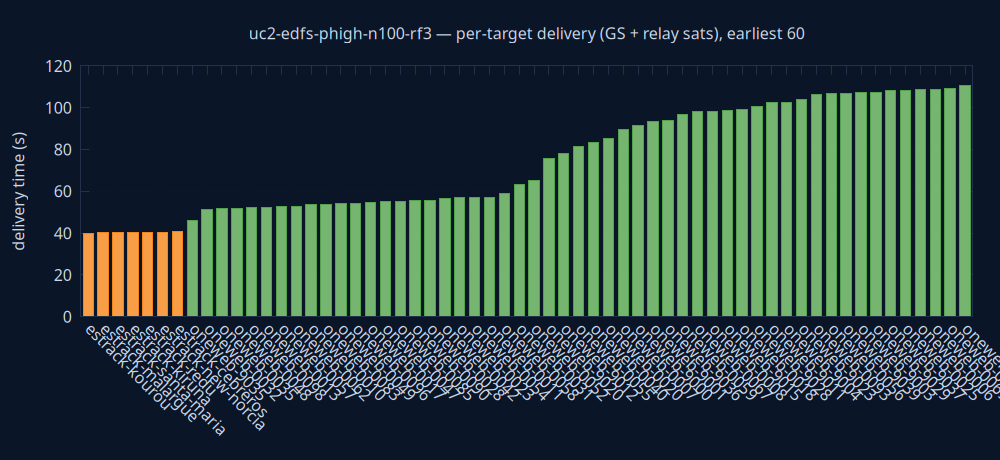

Source code (gnuplot):
set terminal pngcairo size 1000,460 background rgb '#0a1628'
set output 'delivery.png'
set style fill solid 0.8
set boxwidth 0.7 relative
set border lc rgb '#22304a'
set grid ytics lc rgb '#22304a'
set yrange [0:*]
set ylabel 'delivery time (s)' textcolor rgb '#cdd7ea'
set xtics rotate by -45 textcolor rgb '#cdd7ea'
set ytics textcolor rgb '#cdd7ea'
set title 'uc2-edfs-phigh-n100-rf3 — per-target delivery (GS + relay sats), earliest 60' textcolor rgb '#cdd7ea'
plot 'delivery.dat' using 0:2:3:xtic(1) with boxes lc rgb variable notitle
